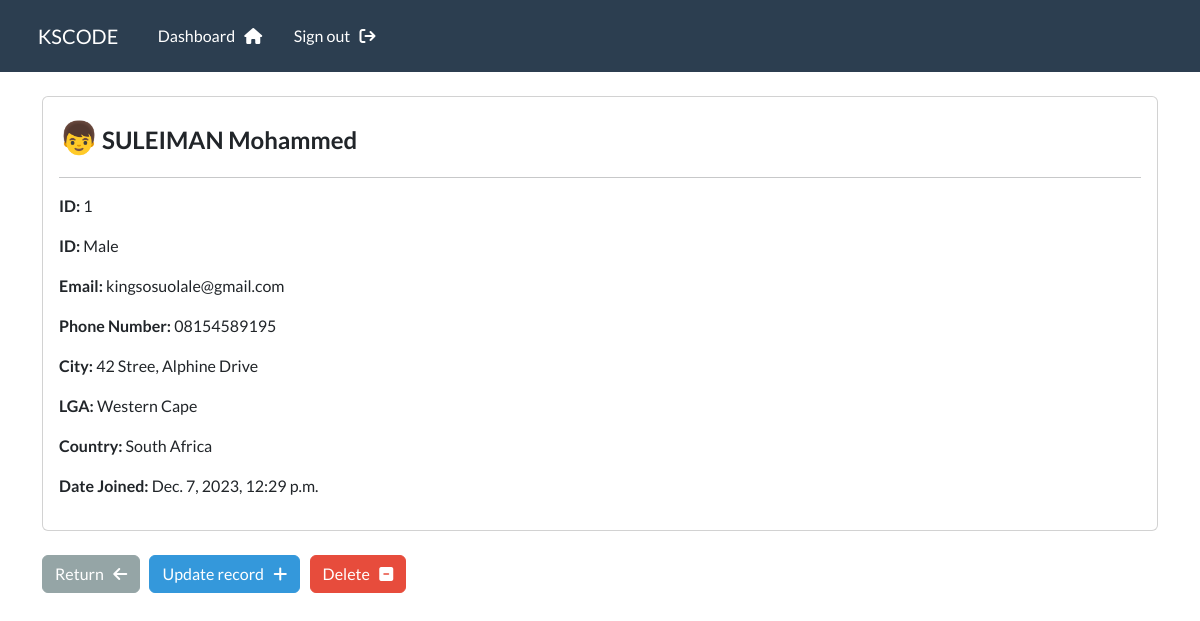
The page /record/1 (signed in) on the database its author committed.
### crmapp/models.py (models this page shows, shortened)
class Record(models.Model):
    GENDER_CHOICES = (
        ('M', 'Male'),
        ('F', 'Female'),
        ('O', 'Others'),
    )
    creation_date = models.DateTimeField(auto_now_add=True)
    first_name = models.CharField(max_length=50)
    last_name = models.CharField(max_length=50)
    email = models.EmailField(max_length=100)
    phone = models.CharField(max_length=20)
    address = models.CharField(max_length=300)
    city = models.CharField(max_length=255)
    lga = models.CharField(max_length=255)
    country = models.CharField(max_length=125)
    gender = models.CharField(max_length=1, choices=GENDER_CHOICES, default='M')

### crmapp/views.py (the view)
# urls.py: path('record/<int:pk>', v.signular_record, name='record'),
@login_required(login_url='my_login')
def signular_record(request, pk):
    all_records = Record.objects.get(id=pk)
    context = {
        'record' : all_records
    }
    return render(request, 'crmapp/view-record.html', context=context)

### crmapp/templates/crmapp/view-record.html (shortened to what this page needs)
{% extends 'crmapp/base.html' %}
{% load crispy_forms_tags %}
{% block content %}
<div class="card">
    <div class="card-body">
        <p>
            {% if record.gender == 'M' %}
            <span style="font-size: 2rem;">👦</span>
            {% elif record.gender == 'F' %}
            <span style="font-size: 2rem;">👩</span>
            {% else %}
            <span style="font-size: 2rem;">🧟‍♂️</span>
            {% endif %}
            <strong style="font-size: 1.5rem;">
                {{record.first_name|upper}}
                {{record.last_name}}
            </strong>
        </p>
        <hr>
        <p> <strong> ID: </strong> {{record.id}}</p>
        <p> <strong> ID: </strong>
            {% if record.gender == 'M' %}
            Male
            {% elif record.gender == 'F' %}
            Female
            {% else %}
            Other
            {% endif %}
        </p>
        <p> <strong> Email: </strong> {{record.email}}</p>
        <p> <strong> Phone Number: </strong> {{record.phone}}</p>
        <p> <strong> City: </strong> {{record.address}}</p>
        <p> <strong> LGA: </strong> {{record.lga}}</p>
        <p> <strong> Country: </strong> {{record.country}}</p>
        <p> <strong> Date Joined: </strong> {{record.creation_date}}</p>
    </div>
</div>
<br>
<a href="{% url 'dashboard' %}" class="btn btn-secondary">Return &nbsp; <i class="fa fa-arrow-left"> </i></a>
<a href="{% url 'update_record' record.id %}" class="btn btn-info">Update record &nbsp; <i class="fa fa-plus">
    </i></a>
<a href="{% url 'delete_record' record.id %}" class="btn btn-danger"> Delete &nbsp; <i class="fa fa-minus-square">
    </i></a>
{% endblock %}

### static/css/style.css (style rules this page uses)
* { padding: 0; margin: 0; box-sizing: border-box; }
body { width: 100%; max-width: 1440px; margin: 0 auto; }

### rows shown on the page
Record: first_name "SULEIMAN", last_name "Mohammed", id "1", email "kingsosuolale@gmail.com", phone "08154589195", address "42 Stree, Alphine Drive", lga "Western Cape", country "South Africa", creation_date "Dec. 7, 2023, 12:29 p.m."
